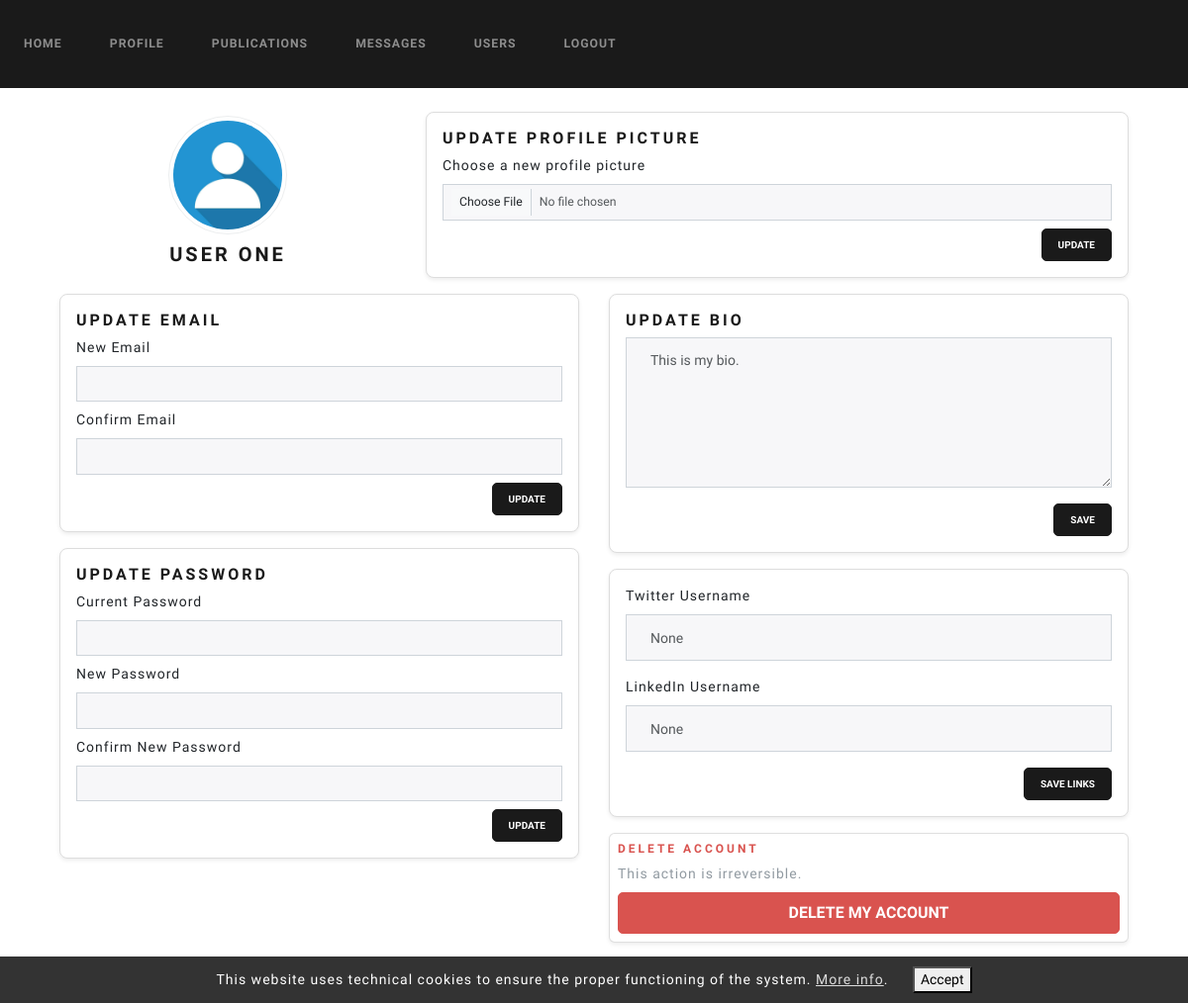
/profile (signed in), run on an earlier commit of the app's database.
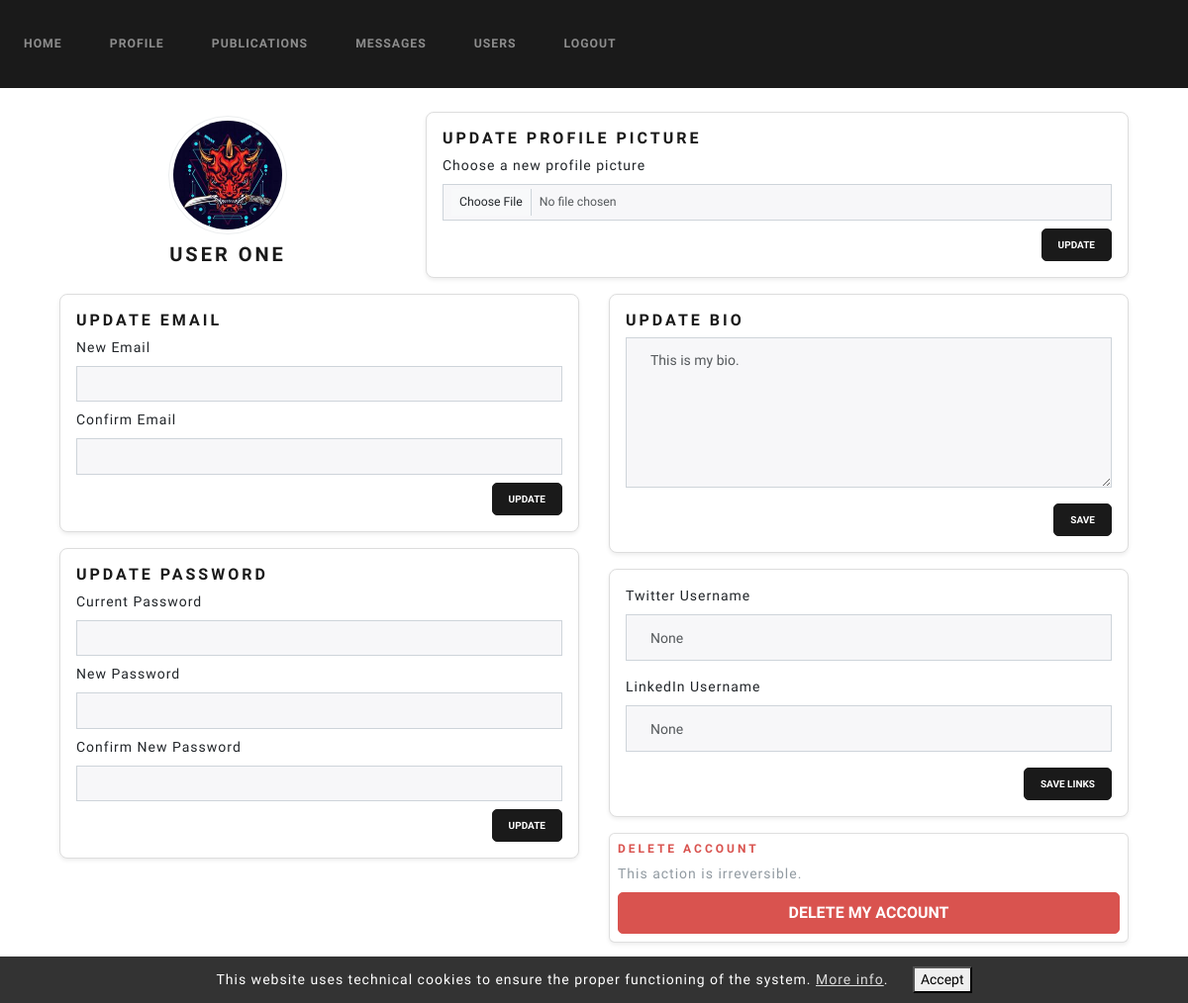
And on a later commit of the database.
### website/models.py (models this page shows)
class User(UserMixin, db.Model):
    id = db.Column(db.Integer, primary_key=True)
    name = db.Column(db.String(100), unique=False, nullable=False)
    surname = db.Column(db.String(100), unique=False, nullable=False)
    email = db.Column(db.String(100), unique=True, nullable=False)
    password = db.Column(db.String(100), nullable=False)
    bio = db.Column(db.Text, default="This is my bio.")
    role = db.Column(db.Integer, nullable=False, default=1)
    is_blocked = db.Column(db.Boolean, nullable=False, default=False)
    profile_pic = db.Column(db.String(150), default='default.jpg')
    twitter = db.Column(db.String(255), nullable=True)
    linkedin = db.Column(db.String(255), nullable=True)
    publications = db.relationship('Publication')
    login_records = db.relationship('LoginRecord')

### website/views.py (the view, shortened to what this page needs)
@views.route('/profile', methods=['GET', 'POST'])
@limiter.limit("10 per minute")
@login_required
def profile():
    return render_template('profile.html', user=current_user)

### website/templates/profile.html (shortened to what the changed rows need)
{% extends "base.html" %}
{% block content %}
<div class="container mt-4">
    <div class="row align-items-center">
        <div class="col-md-4 text-center">
            {% if user.profile_pic %}
                <img src="{{ url_for('static', filename='profile_pics/' + user.profile_pic) }}"
                     alt="Profile Picture"
                     class="profile-pic img-thumbnail">
            {% else %}
                <img src="{{ url_for('static', filename='profile_pics/default.jpg') }}"
                     alt="Default Profile Picture"
                     class="profile-pic img-thumbnail">
            {% endif %}
            <h4 class="mt-2">{{ user.name }} {{ user.surname }}</h4>
        </div>
    </div>
    <div class="row mt-3">
        <div class="col-md-6">
            <div class="card shadow-sm p-3 larger-box">
                <form method="POST" action="{{ url_for('views.update_bio') }}">
                    <div class="mb-3">
                        <textarea name="bio" class="form-control" rows="6" placeholder="Tell us about yourself">{{ user.bio }}</textarea>
                    </div>
                </form>
            </div>
            <div class="card shadow-sm p-3 smaller-social-box mt-3">
                <form method="POST" action="{{ url_for('views.update_social_links') }}">
                    <div class="mb-3">
                        <label for="twitter" class="form-label">Twitter Username</label>
                        <input type="text" name="twitter" id="twitter" class="form-control" placeholder="your_username" value="{{ user.twitter }}">
                    </div>
                    <div class="mb-3">
                        <label for="linkedin" class="form-label">LinkedIn Username</label>
                        <input type="text" name="linkedin" id="linkedin" class="form-control" placeholder="your_username" value="{{ user.linkedin }}">
                    </div>
                </form>
            </div>
        </div>
    </div>
</div>
{% endblock %}

What changed in the data, as far as the page shows it:
changed User "USER": profile_pic: picture added in place of a placeholder
